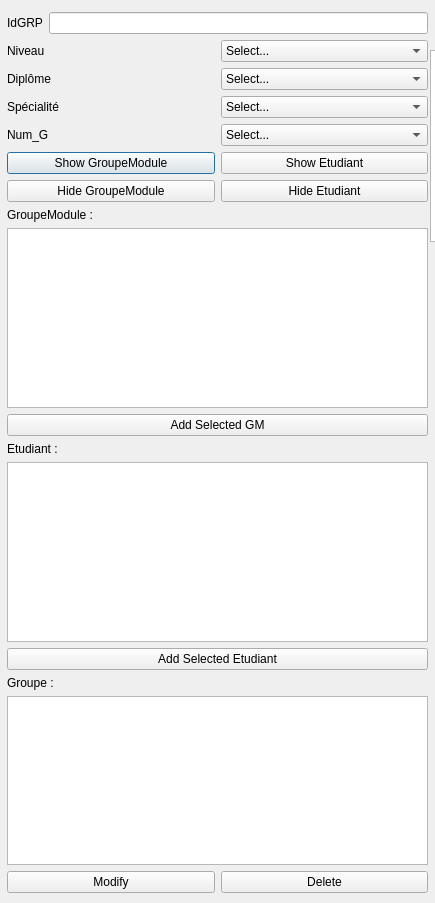
<?xml version="1.0" encoding="UTF-8"?>
<ui version="4.0">
 <class>groupe</class>
 <widget class="QDialog" name="groupe">
  <property name="geometry">
   <rect>
    <x>0</x>
    <y>0</y>
    <width>435</width>
    <height>903</height>
   </rect>
  </property>
  <property name="windowTitle">
   <string>Dialog</string>
  </property>
  <widget class="QTableView" name="LG_tableView">
   <property name="geometry">
    <rect>
     <x>430</x>
     <y>50</y>
     <width>121</width>
     <height>192</height>
    </rect>
   </property>
   <attribute name="verticalHeaderVisible">
    <bool>false</bool>
   </attribute>
  </widget>
  <widget class="QLineEdit" name="idgm_lineEdit">
   <property name="geometry">
    <rect>
     <x>440</x>
     <y>250</y>
     <width>113</width>
     <height>28</height>
    </rect>
   </property>
  </widget>
  <widget class="QLineEdit" name="idetu_lineEdit">
   <property name="geometry">
    <rect>
     <x>440</x>
     <y>290</y>
     <width>113</width>
     <height>28</height>
    </rect>
   </property>
  </widget>
  <widget class="QWidget" name="layoutWidget">
   <property name="geometry">
    <rect>
     <x>7</x>
     <y>12</y>
     <width>421</width>
     <height>881</height>
    </rect>
   </property>
   <layout class="QVBoxLayout" name="verticalLayout_2">
    <item>
     <layout class="QVBoxLayout" name="verticalLayout">
      <item>
       <layout class="QHBoxLayout" name="horizontalLayout">
        <item>
         <widget class="QLabel" name="label">
          <property name="text">
           <string>IdGRP</string>
          </property>
         </widget>
        </item>
        <item>
         <widget class="QLineEdit" name="idGRP_lineEdit"/>
        </item>
       </layout>
      </item>
      <item>
       <layout class="QHBoxLayout" name="horizontalLayout_2">
        <item>
         <widget class="QLabel" name="label_5">
          <property name="text">
           <string>Niveau</string>
          </property>
         </widget>
        </item>
        <item>
         <widget class="QComboBox" name="niv_comboBox">
          <item>
           <property name="text">
            <string>Select...</string>
           </property>
          </item>
          <item>
           <property name="text">
            <string>1ere</string>
           </property>
          </item>
          <item>
           <property name="text">
            <string>2eme</string>
           </property>
          </item>
          <item>
           <property name="text">
            <string>3eme</string>
           </property>
          </item>
          <item>
           <property name="text">
            <string>4eme</string>
           </property>
          </item>
          <item>
           <property name="text">
            <string>5eme</string>
           </property>
          </item>
         </widget>
        </item>
       </layout>
      </item>
      <item>
       <layout class="QHBoxLayout" name="horizontalLayout_3">
        <item>
         <widget class="QLabel" name="label_4">
          <property name="text">
           <string>Diplôme</string>
          </property>
         </widget>
        </item>
        <item>
         <widget class="QComboBox" name="dip_comboBox">
          <item>
           <property name="text">
            <string>Select...</string>
           </property>
          </item>
          <item>
           <property name="text">
            <string>ING</string>
           </property>
          </item>
          <item>
           <property name="text">
            <string>Master</string>
           </property>
          </item>
          <item>
           <property name="text">
            <string>LMD</string>
           </property>
          </item>
         </widget>
        </item>
       </layout>
      </item>
      <item>
       <layout class="QHBoxLayout" name="horizontalLayout_4">
        <item>
         <widget class="QLabel" name="label_3">
          <property name="text">
           <string>Spécialité</string>
          </property>
         </widget>
        </item>
        <item>
         <widget class="QComboBox" name="spec_comboBox">
          <item>
           <property name="text">
            <string>Select...</string>
           </property>
          </item>
          <item>
           <property name="text">
            <string>INF</string>
           </property>
          </item>
          <item>
           <property name="text">
            <string>INDUS</string>
           </property>
          </item>
          <item>
           <property name="text">
            <string>MATH</string>
           </property>
          </item>
         </widget>
        </item>
       </layout>
      </item>
      <item>
       <layout class="QHBoxLayout" name="horizontalLayout_5">
        <item>
         <widget class="QLabel" name="label_2">
          <property name="text">
           <string>Num_G</string>
          </property>
         </widget>
        </item>
        <item>
         <widget class="QComboBox" name="numg_comboBox">
          <item>
           <property name="text">
            <string>Select...</string>
           </property>
          </item>
          <item>
           <property name="text">
            <string>1</string>
           </property>
          </item>
          <item>
           <property name="text">
            <string>2</string>
           </property>
          </item>
          <item>
           <property name="text">
            <string>3</string>
           </property>
          </item>
         </widget>
        </item>
       </layout>
      </item>
     </layout>
    </item>
    <item>
     <layout class="QVBoxLayout" name="verticalLayout_5">
      <item>
       <layout class="QVBoxLayout" name="verticalLayout_3">
        <item>
         <layout class="QHBoxLayout" name="horizontalLayout_7">
          <item>
           <widget class="QPushButton" name="showgm_pushButton">
            <property name="text">
             <string>Show GroupeModule</string>
            </property>
           </widget>
          </item>
          <item>
           <widget class="QPushButton" name="showetu_pushButton">
            <property name="text">
             <string>Show Etudiant</string>
            </property>
           </widget>
          </item>
         </layout>
        </item>
        <item>
         <layout class="QHBoxLayout" name="horizontalLayout_8">
          <item>
           <widget class="QPushButton" name="hidegm_pushButton">
            <property name="text">
             <string>Hide GroupeModule</string>
            </property>
           </widget>
          </item>
          <item>
           <widget class="QPushButton" name="hideetu_pushButton">
            <property name="text">
             <string>Hide Etudiant</string>
            </property>
           </widget>
          </item>
         </layout>
        </item>
        <item>
         <widget class="QLabel" name="gm_label">
          <property name="text">
           <string>GroupeModule : </string>
          </property>
         </widget>
        </item>
        <item>
         <widget class="QTableView" name="gm_tableView">
          <attribute name="verticalHeaderVisible">
           <bool>false</bool>
          </attribute>
         </widget>
        </item>
        <item>
         <widget class="QPushButton" name="addgm_pushButton">
          <property name="text">
           <string>Add Selected GM</string>
          </property>
         </widget>
        </item>
       </layout>
      </item>
      <item>
       <layout class="QVBoxLayout" name="verticalLayout_4">
        <item>
         <widget class="QLabel" name="etu_label">
          <property name="text">
           <string>Etudiant : </string>
          </property>
         </widget>
        </item>
        <item>
         <widget class="QTableView" name="etu_tableView">
          <attribute name="verticalHeaderVisible">
           <bool>false</bool>
          </attribute>
         </widget>
        </item>
        <item>
         <widget class="QPushButton" name="addetu_pushButton">
          <property name="text">
           <string>Add Selected Etudiant</string>
          </property>
         </widget>
        </item>
       </layout>
      </item>
     </layout>
    </item>
    <item>
     <widget class="QLabel" name="label_8">
      <property name="text">
       <string>Groupe :</string>
      </property>
     </widget>
    </item>
    <item>
     <widget class="QTableView" name="grp_tableView">
      <attribute name="verticalHeaderVisible">
       <bool>false</bool>
      </attribute>
     </widget>
    </item>
    <item>
     <layout class="QHBoxLayout" name="horizontalLayout_6">
      <item>
       <widget class="QPushButton" name="modify_pushButton">
        <property name="text">
         <string>Modify</string>
        </property>
       </widget>
      </item>
      <item>
       <widget class="QPushButton" name="delete_pushButton">
        <property name="text">
         <string>Delete</string>
        </property>
       </widget>
      </item>
     </layout>
    </item>
   </layout>
  </widget>
 </widget>
 <resources/>
 <connections/>
</ui>
